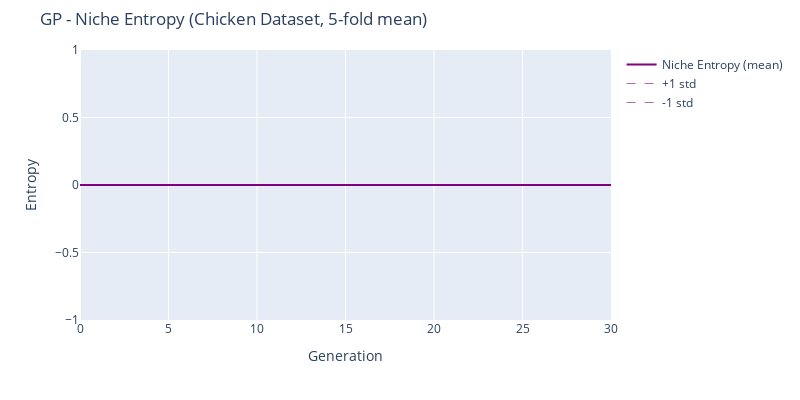

Write notebook code for a chart like this one.
### Code cell
fig = go.Figure()
fig.add_trace(go.Scatter(
    x=mean_df["Generation"],
    y=mean_df["Niche_entropy"],
    mode='lines',
    name='Niche Entropy (mean)',
    line=dict(color='purple', width=2)
))
# Add std as dashed lines (dark purple)
fig.add_trace(go.Scatter(
    x=mean_df["Generation"],
    y=mean_df["Niche_entropy"] + std_df["Niche_entropy"],
    mode='lines',
    line=dict(color='purple', width=1, dash='dash'),
    name='+1 std',
    opacity=0.6
))
fig.add_trace(go.Scatter(
    x=mean_df["Generation"],
    y=mean_df["Niche_entropy"] - std_df["Niche_entropy"],
    mode='lines',
    line=dict(color='purple', width=1, dash='dash'),
    name='-1 std',
    opacity=0.6
))

fig.update_layout(
    title=f'GP - Niche Entropy (Chicken Dataset, 5-fold mean)',
    xaxis_title='Generation',
    yaxis_title='Entropy',
    yaxis_range=[0, None],
    height=400,
    width=800,
    margin=dict(t=50)
)
fig.show()

### Figure 1 — Plotly figure (JSON) as saved in the notebook; plotly's stock layout.template omitted (floating-point values rounded to 4 significant figures)
{"data": [{"line": {"color": "purple", "width": 2}, "mode": "lines", "name": "Niche Entropy (mean)", "type": "scatter", "x": [0, 1, 2, 3, 4, 5, 6, 7, 8, 9, 10, 11, 12, 13, 14, 15, 16, 17, 18, 19, 20, 21, 22, 23, 24, 25, 26, 27, 28, 29, 30], "y": [0, 0, 0, 0, 0, 0, 0, 0, 0, 0, 0, 0, 0, 0, 0, 0, 0, 0, 0, 0, 0, 0, 0, 0, 0, 0, 0, 0, 0, 0, 0]}, {"line": {"color": "purple", "dash": "dash", "width": 1}, "mode": "lines", "name": "+1 std", "opacity": 0.6, "type": "scatter", "x": [0, 1, 2, 3, 4, 5, 6, 7, 8, 9, 10, 11, 12, 13, 14, 15, 16, 17, 18, 19, 20, 21, 22, 23, 24, 25, 26, 27, 28, 29, 30], "y": [0, 0, 0, 0, 0, 0, 0, 0, 0, 0, 0, 0, 0, 0, 0, 0, 0, 0, 0, 0, 0, 0, 0, 0, 0, 0, 0, 0, 0, 0, 0]}, {"line": {"color": "purple", "dash": "dash", "width": 1}, "mode": "lines", "name": "-1 std", "opacity": 0.6, "type": "scatter", "x": [0, 1, 2, 3, 4, 5, 6, 7, 8, 9, 10, 11, 12, 13, 14, 15, 16, 17, 18, 19, 20, 21, 22, 23, 24, 25, 26, 27, 28, 29, 30], "y": [0, 0, 0, 0, 0, 0, 0, 0, 0, 0, 0, 0, 0, 0, 0, 0, 0, 0, 0, 0, 0, 0, 0, 0, 0, 0, 0, 0, 0, 0, 0]}], "layout": {"height": 400, "margin": {"t": 50}, "title": {"text": "GP - Niche Entropy (Chicken Dataset, 5-fold mean)"}, "width": 800, "xaxis": {"title": {"text": "Generation"}}, "yaxis": {"range": [0, null], "title": {"text": "Entropy"}}}}
